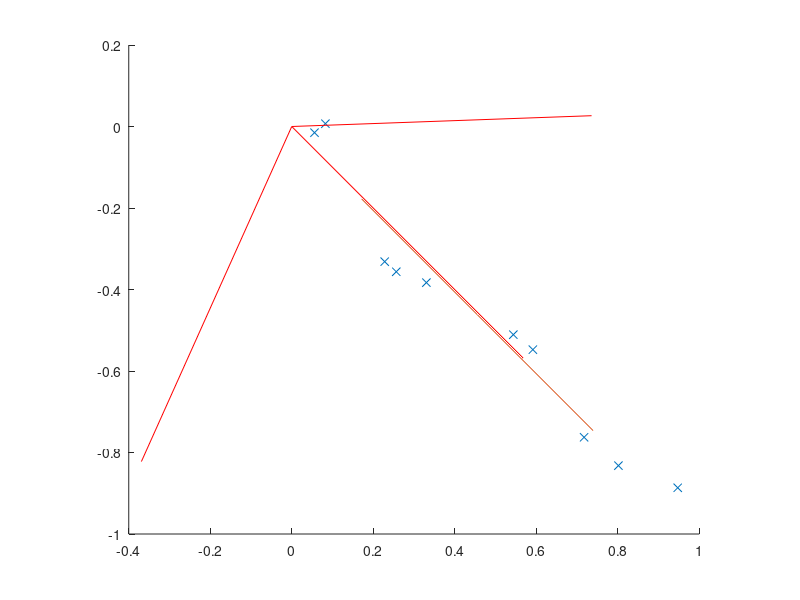

Recreate this plot in MATLAB. (Note: this script raises an error after producing the figure.)
points = [0.0558338, -0.0151347, 0.0378316; 0.0825788, 0.00693855, -0.077859; 0.228064, -0.331608, -0.149636; 0.256504, -0.356444, -0.340913; 0.330395, -0.383082, -0.342205; 0.543772, -0.510789, -0.485669; 0.59165, -0.547569, -0.568391; 0.717377, -0.76264, -0.70171; 0.801649, -0.832203, -0.839953; 0.94715, -0.886547, -0.925994; ]
V = [0.567898 -0.368983 0.735761 ; -0.568563 -0.822213 0.0265069 ; -0.595171 0.433379 0.676723 ; ]
centre = [ 0.455497, -0.461908, -0.43945 ]
direction = [ 0.567898, -0.568563, -0.595171 ]


figure;

hold on;

plot3(points(:,1), points(:,2), points(:,3), 'Marker', 'x', 'LineStyle', 'none');

line_points = [centre - direction/2; centre; centre + direction/2];

plot3(line_points(:,1), line_points(:,2), line_points(:,3))

plot3( [0 0 0; V(1,:)], [0 0 0; V(2,:)], [0 0 0; V(3,:)], 'Color', 'red'); 

daspect([1 1 1]);

hold off;

cameratoolbar('Show');
cameratoolbar('SetMode','orbit');  